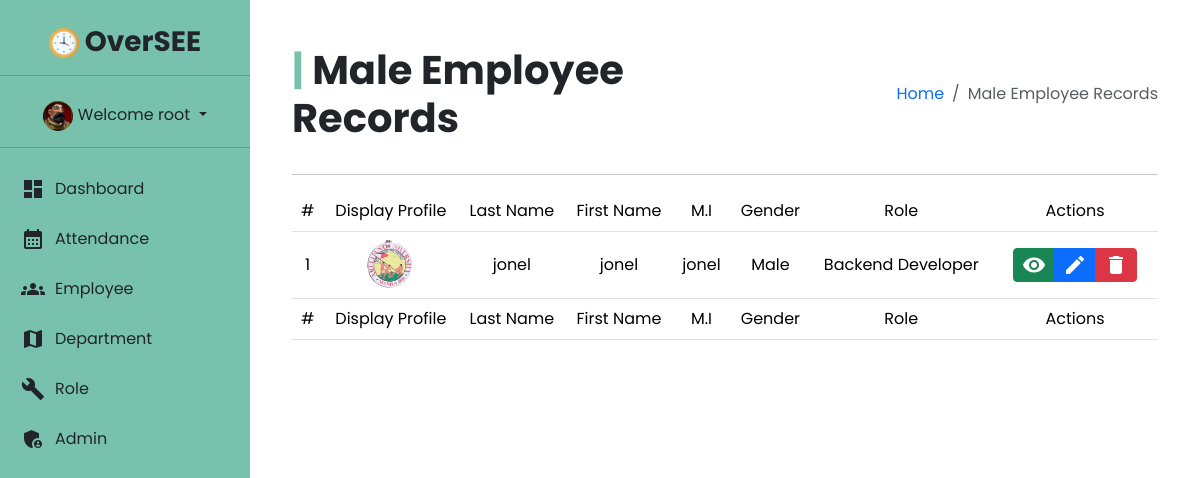
/admin/male_employee.php (signed in), run on the app's committed database.
### tables this page shows
CREATE TABLE `employees` (
  `ID` int(11) NOT NULL,
  `FNAME` varchar(255) NOT NULL,
  `MI` varchar(255) NOT NULL,
  `LNAME` varchar(255) NOT NULL,
  `EMAIL` varchar(255) NOT NULL,
  `PASSWORD` varchar(255) NOT NULL,
  `CONTACT` varchar(20) NOT NULL,
  `DATE_OF_BIRTH` varchar(100) NOT NULL,
  `CIVIL_STATUS` varchar(50) NOT NULL,
  `NATIONALITY` varchar(50) NOT NULL,
  `ROLE` varchar(100) NOT NULL,
  `DEPARTMENT` varchar(100) NOT NULL,
  `PROFILE` longblob NOT NULL,
  `GENDER` varchar(25) NOT NULL,
  `OT` varchar(50) NOT NULL,
  `EMP_KEY` varchar(255) NOT NULL,
  `TYPE` varchar(255) NOT NULL
);

### admin/includes/session.php (called while the page is built, shortened)
<?php
include("conn.php");
$admin_ID = $_SESSION['admin'];
$sql = "SELECT * FROM admins WHERE ID='$admin_ID'";
$query = $conn->query($sql);
$user = $query->fetch_assoc();

### admin/includes/display_all_male_employee.php (the view)
<?php
$sql = "SELECT * FROM employees WHERE GENDER = 'MALE' ORDER BY LNAME ASC";
$query = $conn->query($sql);
if (!$query) {
   echo "Error: " . $conn->error;
} else {
   $count = 1;
   while ($row = $query->fetch_assoc()) {
?>
      <?php if ($user['ROLE'] == $row['DEPARTMENT']) { ?>
         <tr>
            <td style="text-align: center; vertical-align: middle;"><?= $count++; ?></td>
            <td style="text-align: center; vertical-align: middle;">
               <img src="./assets/images/<?= empty($row["PROFILE"]) ? "default.jpg" : "../uploads/" . $row["PROFILE"]; ?>" width="50" height="50" alt="...">
            </td>
            <td style="text-align: center; vertical-align: middle;"><?= $row["LNAME"]; ?></td>
            <td style="text-align: center; vertical-align: middle;"><?= $row["FNAME"]; ?></td>
            <td style="text-align: center; vertical-align: middle;"><?= $row["MI"]; ?></td>
            <td style="text-align: center; vertical-align: middle;"><?= $row["GENDER"]; ?></td>
            <td style="text-align: center; vertical-align: middle;"><?= $row["ROLE"]; ?></td>
            <td style="text-align: center; vertical-align: middle;">
               <div class="btn-group btn-group-sm p-2">
                  <a href="view_employee_profile.php?q=<?= $row['ID']; ?>" class="btn btn-success"><i class="material-icons" id="material-icon">visibility</i></a>
                  <a href="edit_employee_profile.php?q=<?= $row['ID']; ?>" class="btn btn-primary"><i class="material-icons" id="material-icon">edit</i></a>
                  <a href="#" onclick="confirmDeleteEmployee(event, <?= $row['ID']; ?>);" class="btn btn-danger"><i class="material-icons" id="material-icon">delete</i></a>
               </div>
            </td>
         </tr>
      <?php } else if ($user['ROLE'] == "SysAdmin") { ?>
         <tr>
            <td style="text-align: center; vertical-align: middle;"><?= $count++; ?></td>
            <td style="text-align: center; vertical-align: middle;">
               <img src="./assets/images/<?= empty($row["PROFILE"]) ? "default.jpg" : "../uploads/" . $row["PROFILE"]; ?>" width="50" height="50" alt="...">
            </td>
            <td style="text-align: center; vertical-align: middle;"><?= $row["LNAME"]; ?></td>
            <td style="text-align: center; vertical-align: middle;"><?= $row["FNAME"]; ?></td>
            <td style="text-align: center; vertical-align: middle;"><?= $row["MI"]; ?></td>
            <td style="text-align: center; vertical-align: middle;"><?= $row["GENDER"]; ?></td>
            <td style="text-align: center; vertical-align: middle;"><?= $row["ROLE"]; ?></td>
            <td style="text-align: center; vertical-align: middle;">
               <div class="btn-group btn-group-sm p-2">
                  <a href="view_employee_profile.php?q=<?= $row['ID']; ?>" class="btn btn-success"><i class="material-icons" id="material-icon">visibility</i></a>
                  <a href="edit_employee_profile.php?q=<?= $row['ID']; ?>" class="btn btn-primary"><i class="material-icons" id="material-icon">edit</i></a>
                  <a href="#" onclick="confirmDeleteEmployee(event, <?= $row['ID']; ?>);" class="btn btn-danger"><i class="material-icons" id="material-icon">delete</i></a>
               </div>
            </td>
         </tr>
      <?php } ?>
<?php
   }
}
?>

### admin/templates/sidebar.php (shortened to what this page needs)
<div class="container-fluid p-0" id="sidebar">
    <h3 class="adminpanel"><img src="./assets/images/logo.png" alt="logo" class="img-circle">&nbsp;OverSEE</h3>
    <hr>
    <div class="dropdown" id="sidebar-dropdown">
        <img src="./assets/images/<?= empty($user["PROFILE"]) ? "default.jpg" : "../uploads/" . $user["PROFILE"]; ?>" width="30" height="30" alt="..." style="border-radius: 50%;">
        <a class="dropdown-toggle" href="#" id="dropdownMenu2" role="button" data-bs-toggle="dropdown" aria-expanded="false">
            Welcome <?= $user['USERNAME']; ?>
        </a>
    </div>
    <hr>
    <?php if ($user['ROLE'] == 'SysAdmin' || $user['ROLE'] == 'sysadmin') : ?>
        <ul class="nav flex-column">
            <li class="nav-item">
                <a class="nav-link" id="sidebar-link" href="dashboard.php"><i class="material-icons">dashboard</i> Dashboard</a>
            </li>
            <li class="nav-item">
                <a class="nav-link" id="sidebar-link" href="attendance.php"><i class="material-icons">calendar_month</i> Attendance</a>
            </li>
            <li class="nav-item">
                <a class="nav-link" id="sidebar-link" href="employee.php"><i class="material-icons">groups</i> Employee</a>
            </li>
            <li class="nav-item">
                <a class="nav-link" id="sidebar-link" href="department.php"><i class="material-icons">map</i> Department</a>
            </li>
            <li class="nav-item">
                <a class="nav-link" id="sidebar-link" href="role.php"><i class="material-icons">build</i> Role</a>
            </li>
            <li class="nav-item">
                <a class="nav-link" id="sidebar-link" href="admin.php"><i class="material-icons">admin_panel_settings</i> Admin</a>
            </li>
        </ul>
    <?php endif; ?>
</div>

### admin/assets/css/admin_template_switch.css (style rules this page uses)
:root { --text-mint: #78C2AD; }
* { margin: 0; padding: 0; user-select: none; scroll-behavior: smooth; font-family: 'Poppins', sans-serif; font-weight: 400; }
.nav-link { color: inherit !important; text-decoration: none !important; }
.adminpanel { font-weight: 700; margin-top: 25px; text-align: center; }
#sidebar { position: fixed; height: 100vh; width: 250px; background-color: #78C2AD; transition: margin 0.5s; }
.dropdown-toggle, .dropdown-item { color: inherit; text-decoration: none; }
#sidebar-dropdown { margin-top: 25px; text-align: center; }
#sidebar-link { display: flex; align-items: center; margin: 5px; }
#sidebar-link i { margin-right: 10px; }
.img-circle { user-select: none; height: 30px; align-items: center; justify-content: center; }
#material-icon { vertical-align: middle; }
@media (min-width: 769px) { #sidebar { display: block; } }

### data on the page
employees: PROFILE (picture), LNAME "jonel", FNAME "jonel", MI "jonel", GENDER "Male", ROLE "Backend Developer"

### other printed values
$user['USERNAME'] "root"
